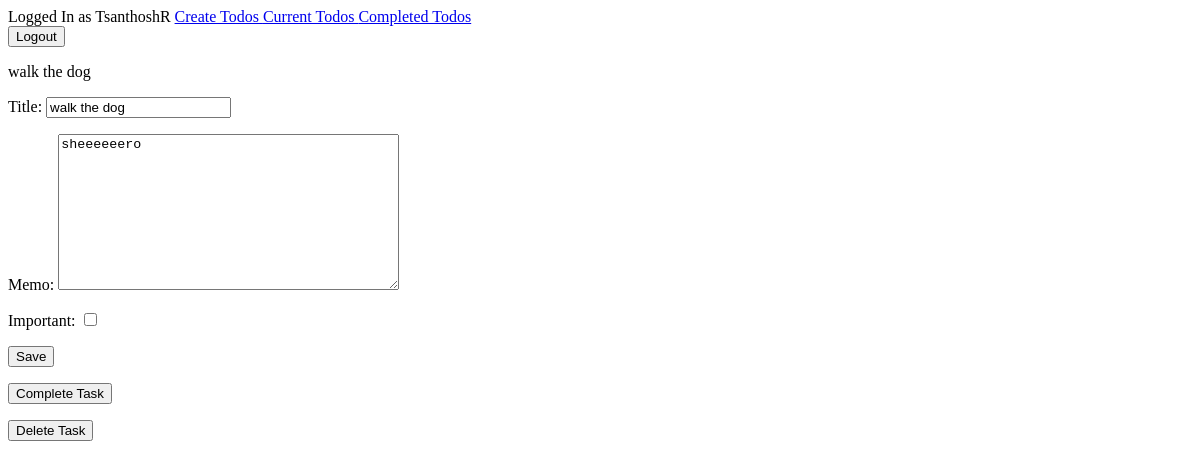
/todo/3/ (signed in), run on an earlier commit of the app's database.
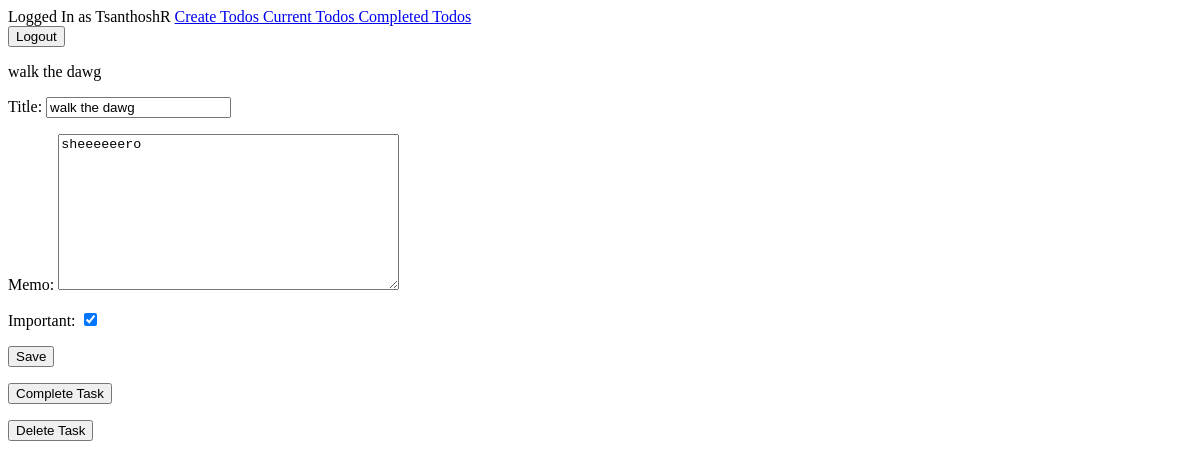
And on a later commit of the database.
### todolist/models.py (models this page shows, shortened)
class TODO(models.Model):
    title = models.CharField(max_length=100)
    memo = models.TextField(blank=True)
    created = models.DateTimeField(auto_now_add=True)
    completed = models.DateTimeField(null=True, blank=True)
    important = models.BooleanField(default=False)
    user = models.ForeignKey(User, on_delete=models.CASCADE)

### todolist/views.py (the view, shortened to what this page needs)
# urls.py: path('todo/<int:todo_pk>/', views.viewtodo, name='viewtodo'),
@login_required
def viewtodo(request, todo_pk):
    todo = get_object_or_404(TODO, pk=todo_pk, user=request.user)
    if request.method == 'GET':
        form = TodoForm(instance=todo)
        dict_to_pass = {'todo':todo, 'form':form}
        return render(request, 'todolist/viewtodo.html',dict_to_pass)

### todolist/forms.py
class TodoForm(ModelForm):
    class Meta:
        model = TODO
        fields = ['title', 'memo', 'important']

### todolist/templates/todolist/viewtodo.html (shortened to what this page needs)
{% extends 'todolist/base.html' %}
{% block content %}
{{ todo.title }} <br>
<form method="POST"> {% csrf_token %}
  {{ form.as_p }}
  <button type="submit" name="button">Save</button>
</form>
<form class="" action="{% url 'completetodo' todo.id %}" method="post">{% csrf_token %}
  <button type="submit" name="button">Complete Task</button>
</form>
<form class="" action="{% url 'deletetodo' todo.id %}" method="post">{% csrf_token %}
  <button type="submit" name="button">Delete Task</button>
</form>
{% endblock %}

### todolist/templates/todolist/base.html
{% if user.is_authenticated %}
Logged In as {{ user.username }}
<a href="{% url 'createtodo' %}">Create Todos </a>
<a href="{% url 'welcome' %}">Current Todos </a>
<a href="{% url 'completedtodos' %}">Completed Todos </a>
<form class="" action="{% url 'logoutuser' %}" method="post"> {% csrf_token %}
  <button type="submit">Logout</button>
</form>
{% else %}
<a href="{% url 'signupuser' %}">Sign Up</a>
<a href="{% url 'loginuser' %}">Log In</a>
{% endif %}
{% block content %}{% endblock %}

What changed in the data, as far as the page shows it:
changed TODO "sheeeeeero": title "walk the dog" → "walk the dawg"; important "☐" → "☑"
